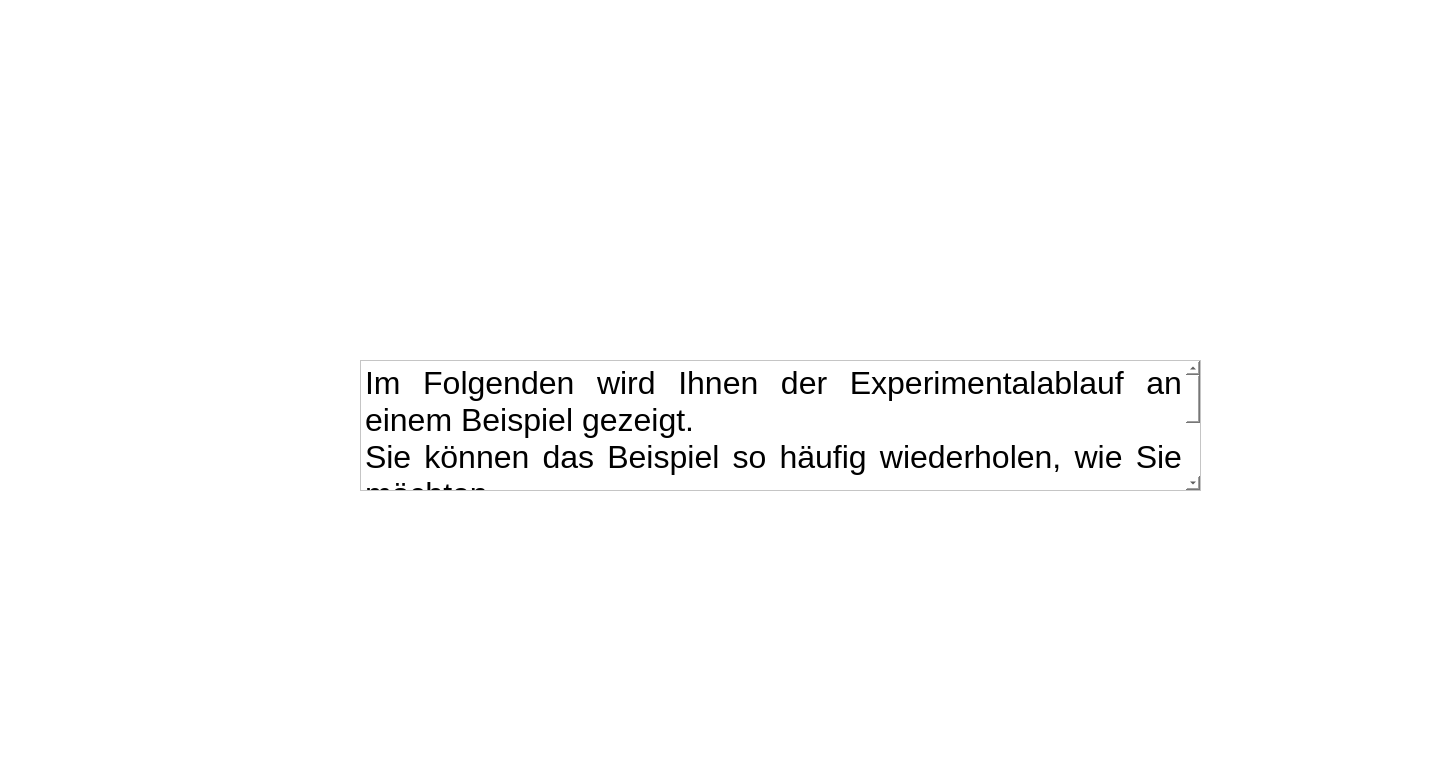
<?xml version="1.0" encoding="UTF-8"?>
<ui version="4.0">
 <class>Form</class>
 <widget class="QWidget" name="Form">
  <property name="geometry">
   <rect>
    <x>0</x>
    <y>0</y>
    <width>1440</width>
    <height>757</height>
   </rect>
  </property>
  <property name="windowTitle">
   <string>Form</string>
  </property>
  <widget class="QPushButton" name="weiterBtn">
   <property name="geometry">
    <rect>
     <x>1140</x>
     <y>760</y>
     <width>231</width>
     <height>81</height>
    </rect>
   </property>
   <property name="autoFillBackground">
    <bool>false</bool>
   </property>
   <property name="styleSheet">
    <string notr="true">background-color: blue; font: bold 30px; color: white;</string>
   </property>
   <property name="text">
    <string>Weiter</string>
   </property>
   <property name="autoDefault">
    <bool>false</bool>
   </property>
   <property name="default">
    <bool>false</bool>
   </property>
   <property name="flat">
    <bool>false</bool>
   </property>
  </widget>
  <widget class="QFrame" name="frame">
   <property name="geometry">
    <rect>
     <x>-40</x>
     <y>-20</y>
     <width>1511</width>
     <height>981</height>
    </rect>
   </property>
   <property name="styleSheet">
    <string notr="true">background-color: white;</string>
   </property>
   <property name="frameShape">
    <enum>QFrame::StyledPanel</enum>
   </property>
   <property name="frameShadow">
    <enum>QFrame::Raised</enum>
   </property>
   <widget class="QTextBrowser" name="textBrowser">
    <property name="geometry">
     <rect>
      <x>400</x>
      <y>380</y>
      <width>841</width>
      <height>131</height>
     </rect>
    </property>
    <property name="html">
     <string>&lt;!DOCTYPE HTML PUBLIC &quot;-//W3C//DTD HTML 4.0//EN&quot; &quot;http://www.w3.org/TR/REC-html40/strict.dtd&quot;&gt;
&lt;html&gt;&lt;head&gt;&lt;meta name=&quot;qrichtext&quot; content=&quot;1&quot; /&gt;&lt;style type=&quot;text/css&quot;&gt;
p, li { white-space: pre-wrap; }
&lt;/style&gt;&lt;/head&gt;&lt;body style=&quot; font-family:'.AppleSystemUIFont'; font-size:13pt; font-weight:400; font-style:normal;&quot;&gt;
&lt;p align=&quot;justify&quot; style=&quot; margin-top:0px; margin-bottom:0px; margin-left:0px; margin-right:0px; -qt-block-indent:0; text-indent:0px;&quot;&gt;&lt;span style=&quot; font-family:'Helvetica Neue'; font-size:24pt;&quot;&gt;Im Folgenden wird Ihnen der Experimentalablauf an einem Beispiel gezeigt. &lt;/span&gt;&lt;/p&gt;
&lt;p align=&quot;justify&quot; style=&quot; margin-top:0px; margin-bottom:0px; margin-left:0px; margin-right:0px; -qt-block-indent:0; text-indent:0px;&quot;&gt;&lt;span style=&quot; font-family:'Helvetica Neue'; font-size:24pt;&quot;&gt;Sie können das Beispiel so häufig wiederholen, wie Sie möchten. &lt;/span&gt;&lt;/p&gt;
&lt;p align=&quot;justify&quot; style=&quot; margin-top:0px; margin-bottom:0px; margin-left:0px; margin-right:0px; -qt-block-indent:0; text-indent:0px;&quot;&gt;&lt;span style=&quot; font-family:'Helvetica Neue'; font-size:24pt;&quot;&gt;Drücken Sie “Weiter”, um den Probedurchgang zu starten.&lt;/span&gt;&lt;/p&gt;
&lt;p align=&quot;justify&quot; style=&quot; margin-top:0px; margin-bottom:0px; margin-left:0px; margin-right:0px; -qt-block-indent:0; text-indent:0px;&quot;&gt;&lt;span style=&quot; font-family:'Helvetica Neue'; font-size:24pt;&quot;&gt;s)&lt;/span&gt;&lt;span style=&quot; font-size:24pt;&quot;&gt; &lt;/span&gt;&lt;/p&gt;&lt;/body&gt;&lt;/html&gt;</string>
    </property>
   </widget>
  </widget>
  <zorder>frame</zorder>
  <zorder>weiterBtn</zorder>
 </widget>
 <tabstops>
  <tabstop>textBrowser</tabstop>
 </tabstops>
 <resources/>
 <connections/>
</ui>
